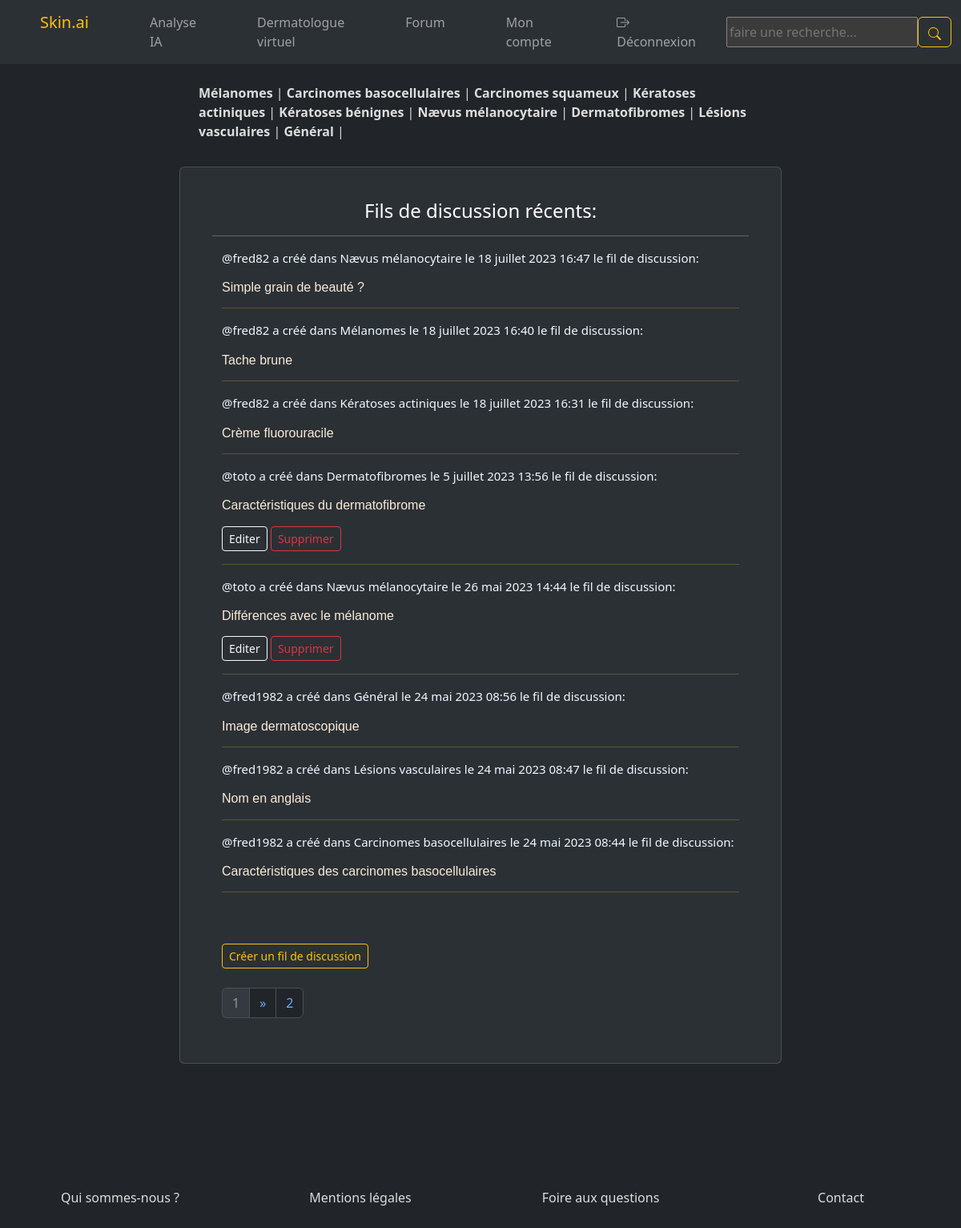
/forum/ (signed in), run on the app's committed database.
### skin/models.py (models this page shows, shortened)
class Topic(models.Model):
    name = models.CharField(max_length=200)

class Room(models.Model):
    host = models.ForeignKey(User, on_delete=models.SET_NULL, null=True)
    topic = models.ForeignKey(Topic, on_delete=models.SET_NULL, null=True)
    name = models.CharField(max_length=200)
    description = models.TextField(null=True, blank=True)
    participants = models.ManyToManyField(User, related_name='participants', blank=True)
    updated = models.DateTimeField(auto_now=True)
    created = models.DateTimeField(auto_now_add=True)
    class Meta:
        ordering = ['-updated','-created'] # le tiret du 6 permet de classer les messages du plus récent au plus ancien,

### skin/views.py (the view)
# urls.py: path('forum/', views.forum, name='forum'),
def forum(request):
    q = request.GET.get('q') if request.GET.get('q') != None else ''
    rooms_paginator = Paginator(Room.objects.filter(Q(topic__name__icontains=q) | # le Q permet d'enchaîner les conditions, le | signifie 'ou' et peut être remplacé par '&' si l'on veut que toutes les conditions soient réunies
                                Q(name__icontains=q) | # le i de icontains permet de ne pas tenir compte de la casse
                                Q(description__icontains=q)), 8)
    page = request.GET.get('page')
    rooms = rooms_paginator.get_page(page)
    topics = Topic.objects.all()
    room_messages = Message.objects.filter(Q(room__topic__name__icontains=q)) # le filtre récupère seulement l'activité concernant le room (fil de discussion) en question
    context = {'rooms': rooms, 'topics': topics, 'room_messages': room_messages}
    return render(request, 'skin/forum.html', context)

### skin/templates/skin/forum.html (shortened to what this page needs)
{% extends 'main.html' %}
{% block content %}
<div class="container rounded-3 p-4" id="forum_main_div">
    <nav class="navbar rounded-3 bg-transparent" id="forum_navbar">
        <div class="container-fluid">
          <div class="navbar-item">
            {% include 'skin/topic_component.html' %}
          </div>
        </div>
    </nav>
    <br>
    <div class="card p-4" id="forum_style">
        <div class="card-body">
            <center><h4 id="forum_title">Fils de discussion récents:</h4></center>
            <hr>
            {% include 'skin/feed_component.html' %}
            <br>
            <div class="container">
                <a class="btn btn-outline-warning btn-sm a link_style" href="{% url 'create-room' %}">Créer un fil de discussion</a>
            </div>
            <br></hr>
            <nav aria-label="Page navigation example" class="container">
                <ul class="pagination">
                    <li class="page-item disabled"><a class="page-link" href="#">{{rooms.number}}</a></li>
                    {% if rooms.has_next %}
                        <li class="page-item"><a class="page-link" href="?page={{rooms.next_page_number}}">&raquo</a></li>
                        <li class="page-item"><a class="page-link" href="?page={{rooms.paginator.num_pages}}">{{rooms.paginator.num_pages}}</a></li>
                    {% endif %}
                </ul>
            </nav>
        </div>
    </div>
</div>
{% endblock content %}

### skin/templates/skin/topic_component.html
<div class="container">
    {% for topic in topics %}
        <a class="a" href="{% url 'forum' %}?q={{topic.name}}"> <b>{{topic.name}}</b> | </a>
    {% endfor %}
</div>

### skin/templates/skin/feed_component.html
<div class="container">
    {% for room in rooms %}
        <div>
            <a class="a" href="{% url 'user-profile' room.host.id %}"><p class="user_name">@{{room.host.username}} a créé dans {{room.topic.name}} le {{room.created}} le fil de discussion:</p></a>
            <h6><a class="a" href="{% url 'room' room.id %}"><p class="room_title">{{room.name}}</p></h6>
            {%if request.user == room.host %}
                <a class="btn btn-outline-light btn-sm a link_style" href="{% url 'update-room' room.id %}">Editer</a>
                <a class="btn btn-outline-danger btn-sm a link_style" href="{% url 'delete-room' room.id %}">Supprimer</a>
            {% endif %}
            <hr class="hr_style">
        </div>
    {% empty %}
        <div class="container alert alert-light text-center">
            <p>Aucun résultat trouvé.</p>
        </div>
    {%endfor%}
    <br>
</div>

### static/styles/style.css (style rules this page uses)
.flex-wrapper { display: flex; min-height: 100vh; flex-direction: column; justify-content: flex-start; }
#forum_main_div { margin-top: 2%; max-width: 50rem !important; }
#forum_style { background-color: #2b3035 !important; color: white; margin-bottom: 5%; }
#forum_title { color: white; margin-bottom: 1%; }
#forum_navbar { text-decoration: none; }
.a { text-decoration: none; font-size: 16px; color:#dddddd; }
.user_name { font-size: 15px; color: aliceblue; }
.room_title { font-family: Verdana, Geneva, Tahoma, sans-serif; color: antiquewhite; }
.hr_style { color: #ffc107; }
.link_style { color: white; text-decoration: none; }

### data on the page
Topic: name "Mélanomes"
Topic: name "Carcinomes basocellulaires"
Topic: name "Carcinomes squameux"
Topic: name "Kératoses actiniques"
Topic: name "Kératoses bénignes"
Topic: name "Nævus mélanocytaire"
Topic: name "Dermatofibromes"
Topic: name "Lésions vasculaires"
Topic: name "Général"
Room: host.username "fred82", topic.name "Nævus mélanocytaire", created "18 juillet 2023 16:47", name "Simple grain de beauté ?"
Room: host.username "fred82", topic.name "Mélanomes", created "18 juillet 2023 16:40", name "Tache brune"
Room: host.username "fred82", topic.name "Kératoses actiniques", created "18 juillet 2023 16:31", name "Crème fluorouracile"
Room: host.username "toto", topic.name "Dermatofibromes", created "5 juillet 2023 13:56", name "Caractéristiques du dermatofibrome", shows "Editer"
Room: host.username "toto", topic.name "Nævus mélanocytaire", created "26 mai 2023 14:44", name "Différences avec le mélanome", shows "Editer"
Room: host.username "fred1982", topic.name "Général", created "24 mai 2023 08:56", name "Image dermatoscopique"
Room: host.username "fred1982", topic.name "Lésions vasculaires", created "24 mai 2023 08:47", name "Nom en anglais"
Room: host.username "fred1982", topic.name "Carcinomes basocellulaires", created "24 mai 2023 08:44", name "Caractéristiques des carcinomes basocellulaires"

### other printed values
{{ rooms.number }} "1"
{{ rooms.paginator.num_pages }} "2"
